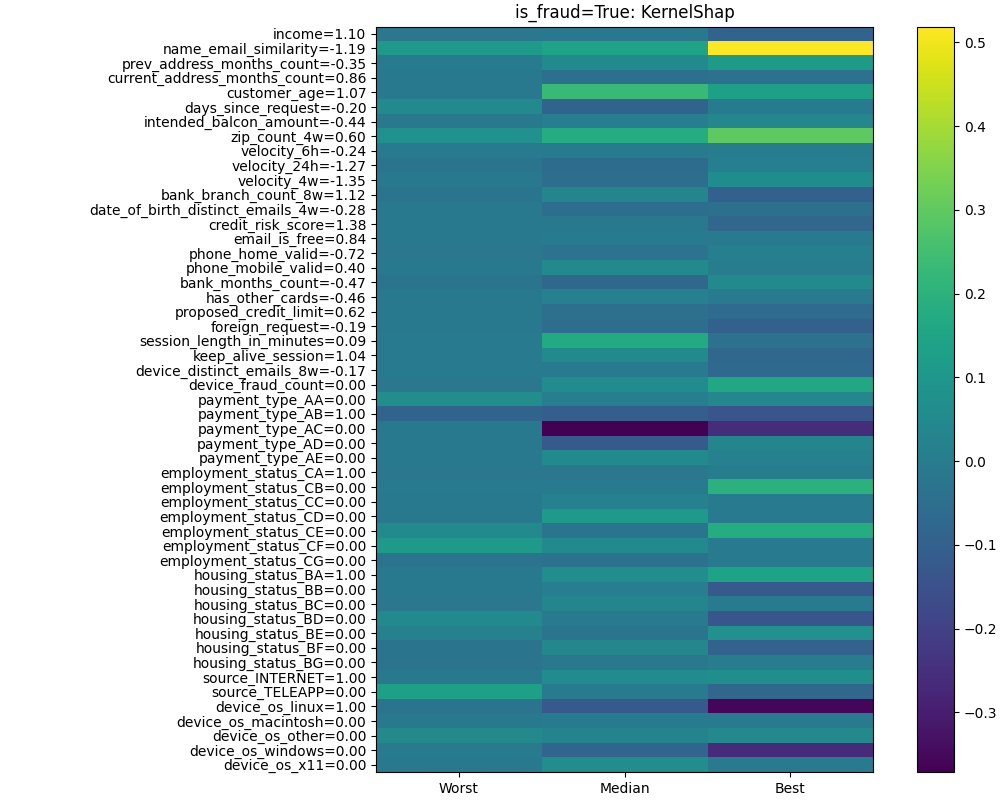

The Python source for this figure:
import os
import torch
from torch import nn
from torch.utils.data import Dataset, DataLoader
from sklearn.preprocessing import StandardScaler, OneHotEncoder
from sklearn.metrics import classification_report
import pandas as pd


#------------------------------------------------------------------------------#
#----------------------------------- data -------------------------------------#
#------------------------------------------------------------------------------#

class PandasDataset(Dataset):
    def __init__(self, inputs: pd.DataFrame, labels: pd.Series):
        super().__init__()
        self.inputs = inputs
        self.labels = labels

    def __len__(self):
        return len(self.inputs)

    def __getitem__(self, idx):
        return self.inputs.iloc[idx], self.labels.iloc[idx]


def collate_fn(batch):
    inputs = torch.stack([torch.from_numpy(d[0].values) for d in batch]).to(torch.float)
    labels = torch.tensor([d[1] for d in batch], dtype=torch.long)
    return inputs, labels


def download_data(root_dir):
    ZIPFILE_NAME = 'bank-account-fraud-dataset-neurips-2022'
    FILE_NAME = 'Base.csv'
    raw_dir = os.path.join(root_dir, 'raw')
    zipfile_path = os.path.join(raw_dir, ZIPFILE_NAME)
    file_path = os.path.join(raw_dir, FILE_NAME)
    if not os.path.exists(file_path):
        print("Downloading the dataset...")
        os.makedirs(raw_dir, exist_ok=True)
        os.system(f"kaggle datasets download -d sgpjesus/{ZIPFILE_NAME} -p {raw_dir}")
        os.system(f"unzip {zipfile_path} -d {raw_dir}")
        os.system(f"rm {zipfile_path}")
    return file_path


def preprocess_data(file_path, mul=2, random_state=42):
    df = pd.read_csv(file_path)
    is_train = df['month'] < 5
    is_valid = (df['month'] >= 5) & (df['month'] < 6)
    is_test = df['month'] >= 6
    is_fraud = df['fraud_bool'] == 1

    balance_df = lambda is_data: pd.concat([
        df.loc[is_data&is_fraud],
        df.loc[is_data&(~is_fraud)].sample((is_data&is_fraud).sum()*mul, random_state=random_state)
    ]).reset_index(drop=True).drop(columns=['month'])
    dfs = {'train': balance_df(is_train), 'valid': balance_df(is_valid), 'test': balance_df(is_test)}

    scaler = StandardScaler()
    ohe = OneHotEncoder()
    preprocessed = {}
    for split, features in dfs.items():
        preprocessed[f'y_{split}'] = features.pop('fraud_bool')

        float_cols = features.select_dtypes(include=[float, int]).columns
        float_features = pd.concat([features.pop(c) for c in float_cols], axis=1)
        float_features_data = scaler.fit_transform(float_features) if split == 'train' else \
                scaler.transform(float_features)
        float_features = pd.DataFrame(
            data=float_features_data,
            index=float_features.index,
            columns=float_features.columns,
        )

        categ_cols = features.select_dtypes(include=['object', int]).columns
        categ_features = pd.concat([features.pop(c) for c in categ_cols], axis=1)
        categ_features_data = ohe.fit_transform(categ_features) if split == 'train' else \
            ohe.transform(categ_features)
        categ_features = pd.DataFrame(
            data=categ_features_data.toarray(),
            index=categ_features.index,
            columns=[f'{c}_{v}' for c, values in zip(categ_cols, ohe.categories_) for v in values]
        )
        preprocessed[f'x_{split}'] = pd.concat([float_features, categ_features], axis=1)
    return preprocessed


ROOT_DIR = '/data1/geonhyeong/data/baf'
file_path = download_data(ROOT_DIR)
data = preprocess_data(file_path)

train_set = PandasDataset(data['x_train'], data['y_train'])
train_loader = DataLoader(train_set, batch_size=128, collate_fn=collate_fn, shuffle=True)
valid_set = PandasDataset(data['x_valid'], data['y_valid'])
valid_loader = DataLoader(valid_set, batch_size=1024, collate_fn=collate_fn, shuffle=True)
test_set = PandasDataset(data['x_test'], data['y_test'])
test_loader = DataLoader(test_set, batch_size=1024, collate_fn=collate_fn, shuffle=True)


device = torch.device('cuda' if torch.cuda.is_available() else 'cpu')
valid_inputs, valid_labels = next(iter(valid_loader)) # validate with a tensor
valid_inputs, valid_labels = valid_inputs.to(device), valid_labels.to(device)

#------------------------------------------------------------------------------#
#----------------------------------- model ------------------------------------#
#------------------------------------------------------------------------------#

class ResNetBlock(nn.Module):
    def __init__(self, in_features, out_features):
        super(ResNetBlock, self).__init__()
        self.bn = nn.BatchNorm1d(in_features)
        self.fc1 = nn.Linear(in_features, out_features)
        self.fc2 = nn.Linear(out_features, out_features)
        self.dropout = nn.Dropout(0.2)
        
    def forward(self, x):
        y = torch.relu(self.fc1(self.bn(x)))
        y = self.dropout(y)
        y = self.fc2(y)
        y = self.dropout(y)
        return torch.add(x, y)

    
class TabResNet(nn.Module):
    def __init__(self, in_features, out_features, num_blocks=1, embedding_dim=128):
        super(TabResNet, self).__init__()
        self.embedding = nn.Linear(in_features, embedding_dim)
        self.res_blocks = []
        for i in range(num_blocks):
            self.res_blocks.append(ResNetBlock(embedding_dim, embedding_dim))
        self.res_blocks = nn.ModuleList(self.res_blocks)
        self.bn = nn.BatchNorm1d(embedding_dim)
        self.fc = nn.Linear(embedding_dim, out_features)
        
    def forward(self, x):
        x = self.embedding(x)
        for block in self.res_blocks:
            x = block(x)
        x = torch.relu(self.bn(x))
        x = self.fc(x)
        return x


def train(model_dir, checkpoint_nm, model, train_loader, valid_inputs, valid_labels):
    os.makedirs(model_dir, exist_ok=True)
    model_path = os.path.join(model_dir, checkpoint_nm)
    if os.path.exists(model_path):
        return model_path
    optimizer = torch.optim.Adam(model.parameters(), lr=0.001)
    loss_fn = nn.CrossEntropyLoss()

    # Train the model
    for epoch in range(10):
        model.train()
        train_loss = 0
        for i, (inputs, labels) in enumerate(train_loader):
            inputs, labels = inputs.to(device), labels.to(device)
            optimizer.zero_grad()
            output = model(inputs)
            loss = loss_fn(output, labels)
            loss.backward()
            optimizer.step()
            train_loss += loss.item()
        print(f"Epoch {epoch}, Loss: {train_loss / len(train_loader)}")

        model.eval()
        valid_loss = 0
        with torch.no_grad():
            y_pred = model(valid_inputs)
            loss = loss_fn(y_pred, valid_labels)
            valid_loss = loss.item()

            print(f"Validation Loss: {valid_loss}")
            y_pred = torch.argmax(y_pred, dim=1)
            print(classification_report(valid_labels.to('cpu'), y_pred.to('cpu')))
    torch.save(model.state_dict(), model_path)
    return model_path


model = TabResNet(in_features=len(data['x_train'].columns), out_features=len(data['y_train'].unique()))
model = model.to(device)
model_dir = os.path.join(ROOT_DIR, 'models')
model_path = train(model_dir, 'tabresnet.pkl', model, train_loader, valid_inputs, valid_labels)
model.load_state_dict(torch.load(model_path))
model.eval()


#------------------------------------------------------------------------------#
#------------------------------- custom pnpxai --------------------------------#
#------------------------------------------------------------------------------#

from pnpxai import AutoExplanation
from pnpxai.core.modality import Modality, TextModality
from pnpxai.explainers.utils.function_selectors import FunctionSelector
from pnpxai.explainers.utils.baselines import BaselineFunction
from pnpxai.explainers.utils.feature_masks import NoMask1d
from pnpxai.explainers.utils.postprocess import (
    PostProcessor,
    Identity,
    MinMax,
    minmax,
)

from sklearn.cluster import KMeans as SklearnKMeans

class KMeans(BaselineFunction):
    def __init__(self, background_data, k=100, random_state=42, n_init='auto'):
        self.background_data = background_data
        self._kmeans = SklearnKMeans(
            n_clusters=k,
            random_state=random_state,
            n_init=n_init,
        ).fit(background_data.values)

    def __call__(self, inputs):
        clusters = self._kmeans.predict(inputs.cpu())
        centers = torch.Tensor(self._kmeans.cluster_centers_[clusters])
        return centers.to(inputs.device)

    def get_tunables(self):
        return {'k': (int, {'low': 10, 'high': 1000, 'step': 10})}


baseline_functions_for_tabular = {
    'kmean': KMeans,
}

feature_mask_functions_for_tabular = {
    'no_mask_1d': NoMask1d,
}

pooling_functions_for_tabular = {'identity': Identity}
normalization_functions_for_tabular = {'identity': Identity}


class TabularModality(Modality):
    EXPLAINERS = TextModality.EXPLAINERS

    def __init__(self, channel_dim, background_data):
        super(TabularModality, self).__init__(
            channel_dim,
            baseline_fn_selector=FunctionSelector(
                data=baseline_functions_for_tabular,
                default_kwargs={'background_data': background_data},
            ),
            feature_mask_fn_selector=FunctionSelector(feature_mask_functions_for_tabular),
            pooling_fn_selector=FunctionSelector(
                data=pooling_functions_for_tabular,
                default_kwargs={'channel_dim': channel_dim},
            ),
            normalization_fn_selector=FunctionSelector(normalization_functions_for_tabular),
        )
        self.background_data = background_data

    def get_default_baseline_fn(self):
        return self.baseline_fn_selector.select('kmean', k=100)

    def get_default_feature_mask_fn(self):
        return self.feature_mask_fn_selector.select('no_mask_1d')

    def get_default_postprocessors(self):
        return [
            PostProcessor(
                pooling_fn=self.pooling_fn_selector.select(pm),
                normalization_fn=self.normalization_fn_selector.select(nm),
            ) for pm in self.pooling_fn_selector.choices
            for nm in self.normalization_fn_selector.choices
        ]


class AutoExplanationForTabularClassification(AutoExplanation):
    def __init__(
        self,
        model,
        data,
        background_data,
        input_extractor,
        label_extractor,
        target_extractor,
        target_labels=False,
        channel_dim=-1,
    ):
        super().__init__(
            model=model,
            data=data,
            modality=TabularModality(channel_dim, background_data),
            input_extractor=input_extractor,
            label_extractor=label_extractor,
            target_extractor=target_extractor,
            target_labels=target_labels,
        )


expr = AutoExplanationForTabularClassification(
    model=model.to(device),
    data=test_loader,
    background_data=data['x_test'],
    input_extractor=lambda batch: batch[0].to(device),
    label_extractor=lambda batch: batch[-1].to(device),
    target_extractor=lambda outputs: outputs.argmax(-1).to(device),
)

# get all explanations
attrs_all = [{
    'explainer': explainer,
    'results': expr.run_batch(
        explainer_id=explainer_id,
        postprocessor_id=0,
        metric_id=1,
        data_ids=range(4),
    ),
} for explainer_id, explainer in enumerate(expr.manager.explainers)]


#------------------------------------------------------------------------------#
#------------------------------- optimization ---------------------------------#
#------------------------------------------------------------------------------#

data_id = 0
explainer_id = 3 # Lime
metric_id = 1 # ABPC

optimized = expr.optimize(
    data_ids=[data_id],
    explainer_id=explainer_id,
    metric_id=metric_id,
    direction='maximize', # less is better
    sampler='random', # Literal['tpe','random']
    n_trials=50, # by default, 50 for sampler in ['random', 'tpe'], None for ['grid']
    seed=42, # seed for sampler: by default, None
)

print('Best/Explainer:', optimized.explainer) # get the optimized explainer
print('Best/PostProcessor:', optimized.postprocessor) # get the optimized postprocessor
print('Best/value:', optimized.study.best_trial.value) # get the optimized value

# Every trial in study has its explainer and postprocessor in user attr.
i = 25
print(f'{i}th Trial/Explainer', optimized.study.trials[i].user_attrs['explainer']) # get the explainer of i-th trial
print(f'{i}th Trial/PostProcessor', optimized.study.trials[i].user_attrs['postprocessor']) # get the postprocessor of i-th trial
print(f'{i}th Trial/value', optimized.study.trials[i].value)

# For example, you can use optuna's API to get the explainer and postprocessor of the worst trial
def get_worst_trial(study):
    valid_trials = [trial for trial in study.trials if trial.value is not None]
    return sorted(valid_trials, key=lambda trial: trial.value)[0]

worst_trial = get_worst_trial(optimized.study)
print('Worst/Explainer:', worst_trial.user_attrs['explainer'])
print('Worst/PostProcessor', worst_trial.user_attrs['postprocessor'])
print('Worst/value', worst_trial.value)


# ------------------------------------------------------------------------------#
# ------------------------------- visualization --------------------------------#
# ------------------------------------------------------------------------------#

import matplotlib.pyplot as plt

batch = expr.manager.batch_data_by_ids([data_id])
inputs = expr.input_extractor(batch)
labels = expr.label_extractor(batch)

# prepare trials to visualize
sorted_trials = sorted(
    [trial for trial in optimized.study.trials if trial.value is not None],
    key=lambda trial: trial.value,
)
trials_to_vis = {
    'Worst': sorted_trials[0],
    'Median': sorted_trials[len(sorted_trials)//2],
    'Best': sorted_trials[-1],
}

ylabs = [
    f'{nm}={"{:.2f}".format(v)}'
    for nm, v in zip(data['x_train'].columns, inputs[0])
]
xlabs = trials_to_vis.keys()
heatmaps = []
for trial in trials_to_vis.values():
    attrs = trial.user_attrs['explainer'].attribute(inputs, labels)
    postprocessed = trial.user_attrs['postprocessor'](attrs)
    heatmaps.append(postprocessed)
heatmaps = torch.cat(heatmaps).transpose(1, 0).detach().cpu().numpy()

fig, ax = plt.subplots(figsize=(10, 8), layout='constrained')
hm = ax.imshow(heatmaps, cmap='viridis')
ax.set_xticks(range(len(xlabs)), labels=xlabs)
ax.set_yticks(range(len(ylabs)), labels=ylabs)
ax.set_aspect(len(xlabs)*1.5/len(ylabs))
fig.colorbar(hm, ax=ax, location='right')
ax.set_title(f'is_fraud={bool(labels[0])}: {expr.manager.get_explainer_by_id(explainer_id).__class__.__name__}')
fig.savefig('auto_explanation_baf_example.png')
